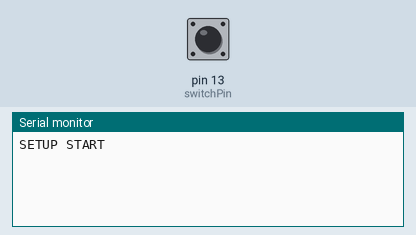
This sketch was run on a simulated Arduino Uno, built with avr-gcc and run on an emulated ATmega328P. Shown: the last lines printed to the serial monitor. The inputs (shaded band) are chosen by the test bench; at power-on: pin 13 (switchPin) HIGH.

Above: at 1.3 s.
1.4 s: pin 13 (switchPin) pulled LOW for 0.15 s
At 2.7 s:
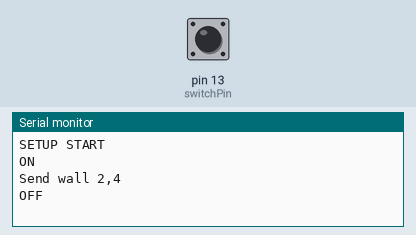
3.0 s: pin 13 (switchPin) pulled LOW for 1 s
At 3.8 s:
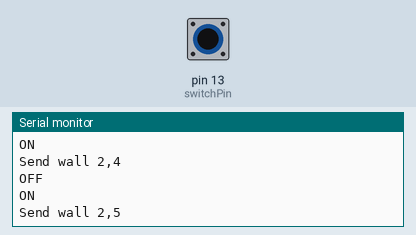
5.5 s: pin 13 (switchPin) pulled LOW for 0.15 s
At 5.81 s:
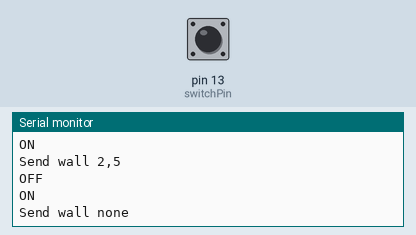

Measured:
- after the input at 1.4 s, the serial monitor: prints a new line at once (image 1)
- after the input at 3.0 s, the serial monitor: prints a new line at once (image 2)
- after the input at 5.5 s, the serial monitor: prints a new line at once (image 3)

The sketch:

Send_Wall_Message.ino
```cpp
#include <SoftwareSerial.h>
// Sends a test message to the maze wall control script
// Message format [header, number of messages, chamber number, wall byte, footer]

// Connect switch to pin 13 and ground
int switchPin = 13;

// Connect RX to 2 ant TX to 3
SoftwareSerial serialOut(2, 3); // RX, TX


// Include the required Wire library for I2C<br>#include <Wire.h>
void setup() {
	// Setup serial coms
	Serial.begin(115200);
	serialOut.begin(115200);
	// Join i2c bus (address optional for master)
	delay(100);
	Serial.print('\n');
	Serial.println("SETUP START");

	// Set switch pin
	pinMode(switchPin, INPUT_PULLUP);
}

void loop() {
	static bool is_on = false;
	static int dt = 500;
	static uint32_t t_check = millis();

	// Check switch
	if (millis() > t_check) {
		if (digitalRead(switchPin) == LOW && !is_on) {
			Serial.println("ON");
			t_check = millis() + dt;
			is_on = true;
			sendMessage();
		}
		else if (digitalRead(switchPin) == HIGH && is_on) {
			Serial.println("OFF");
			t_check = millis() + dt;
			is_on = false;
		}
	}
}

void sendMessage() {
	static uint8_t run_cnt = 0;
	uint8_t wall_byte = 0;

	switch (run_cnt) {
	case 0:
		wall_byte = B10010100;  // 2,4,7
		Serial.println("Send wall 2,4");
		break;
	case 1:
		wall_byte = B00100100; // 2,5
		Serial.println("Send wall 2,5");
		break;
	case 2:
		wall_byte = B00000000; // none
		Serial.println("Send wall none");
		break;
	default:
		break;
	}

	// Send message
	uint8_t msg[5] = {
254,
1,
0,
wall_byte,
255
	};
	serialOut.write(msg, 5);

	// Itterate
	run_cnt = run_cnt<2? run_cnt+1: 0;

}
```
